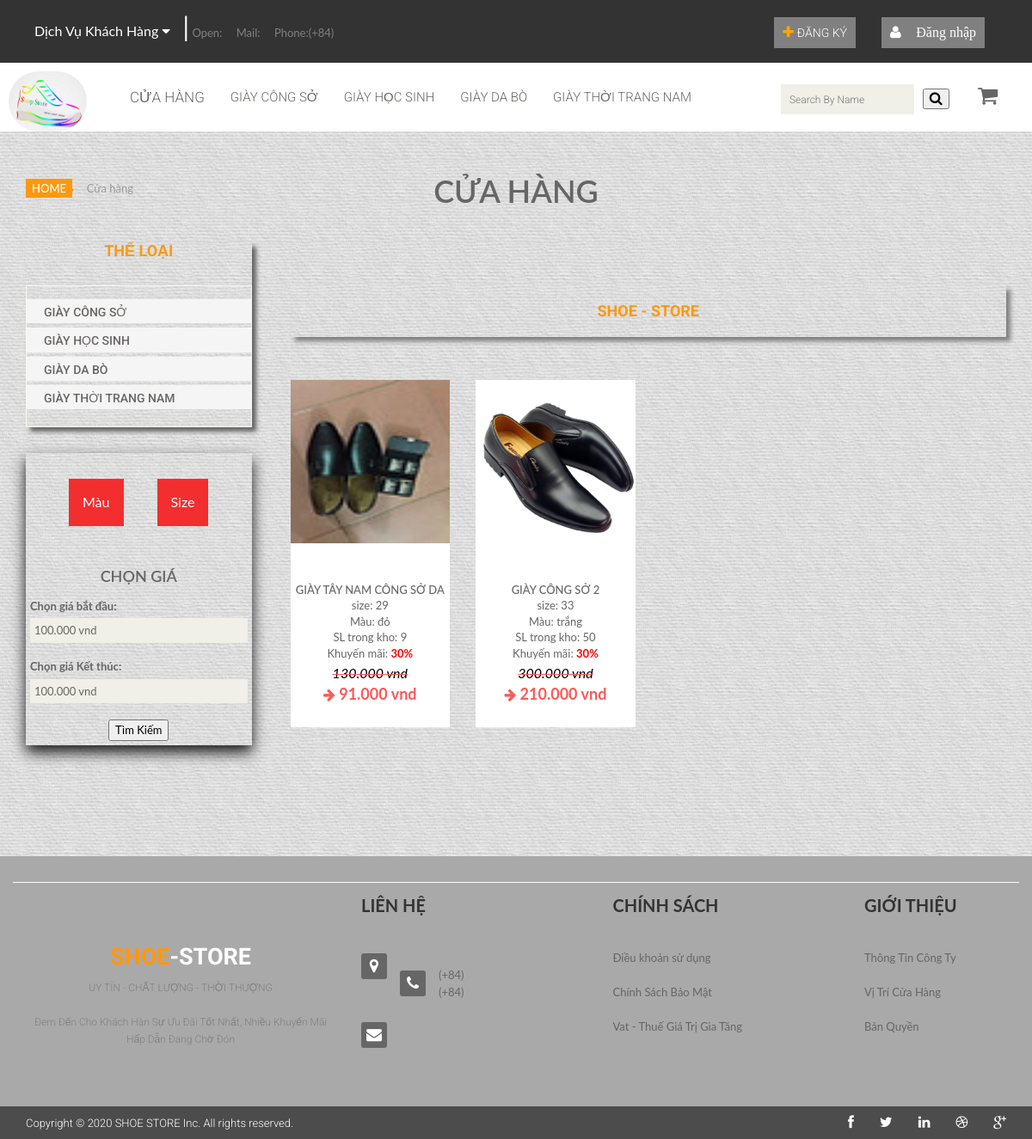
/?action=cuahang&id=1, run on the app's committed database.
### tables this page shows
CREATE TABLE `loaisanpham` (
  `idLoaiSP` int(11) NOT NULL,
  `tenLSP` varchar(255) NOT NULL,
  `hinhanh` varchar(255) NOT NULL
);

CREATE TABLE `sanpham` (
  `idSP` int(11) NOT NULL,
  `idKM` int(11) NOT NULL,
  `idLoaiSP` int(11) NOT NULL,
  `idcolor` int(11) NOT NULL,
  `idsize` int(11) NOT NULL,
  `tenSP` varchar(255) NOT NULL,
  `Dongia` int(11) NOT NULL,
  `anh1` varchar(255) NOT NULL,
  `anh2` varchar(255) NOT NULL,
  `anh3` varchar(255) NOT NULL,
  `ngaynhap` date NOT NULL,
  `mota` varchar(255) NOT NULL,
  `soluong` int(255) NOT NULL
);

CREATE TABLE `size` (
  `idsize` int(11) NOT NULL,
  `size` int(11) NOT NULL
);

CREATE TABLE `color` (
  `idcolor` int(11) NOT NULL,
  `color` varchar(255) NOT NULL
);

CREATE TABLE `khuyenmai` (
  `idKM` int(11) NOT NULL,
  `loaiKM` varchar(255) NOT NULL,
  `giatriKM` float NOT NULL,
  `ngaybatdau` date NOT NULL,
  `ngayketthuc` date NOT NULL
);

### controller/cuahang_controller.php (called while the page is built, shortened)
<?php
    require_once('./model/show_cuahang.php');
    class showcuahang
    {
    	function __construct()
    	{
    		$this->cuahang_controller = new cuahang();
    	}
        public function list()
        {
            if(isset($_GET['id'])){
                $idLoaiSP = $_GET['id'];
                  $data_sanphamcuahang = $this->cuahang_controller->sanpham_cuahangtheoid($idLoaiSP);
            }else{
                $idLoaiSP = null;
                 }
            $data_loaisanpham = $this->cuahang_controller->loaisanpham();
        	require_once('views/index.php');
        }
    }
?>

### model/ketnoi.php (called while the page is built, shortened)
<?php
    class ketnoi
    {
        function __construct()
        {
            $host = "localhost";
            $username ="root";
            $password = "";
            $dbname = "shoe_store";
            $this->connect = new mysqli($host,$username,$password,$dbname);
        }
    }
?>

### model/show_cuahang.php (called while the page is built, shortened)
<?php
     require_once('ketnoi.php');
     class cuahang
     {
      var $conn;
      function __construct()
      {
        $connect_obj = new ketnoi();
        $this->conn = $connect_obj->connect;
      }
          function loaisanpham()
          {
               $query = "SELECT * from loaisanpham limit 0,4";
               $result = $this->conn->query($query);
               $data = array();
               while ($row = $result->fetch_assoc()) {
                   $data[] = $row;
                }
               return $data;
          }
           function sanpham_cuahangtheoid($idLoaiSP)
          {
               $query = "SELECT *
                          from (((sanpham
                          INNER JOIN size ON sanpham.idsize = size.idsize)
                          INNER JOIN color ON sanpham.idcolor = color.idcolor)
                          INNER JOIN khuyenmai ON sanpham.idKM = khuyenmai.idKM)
                           WHERE idLoaiSP = $idLoaiSP";
               return $this->conn->query($query);
          }
     }
?>

### views/cuahang/cuahang.php (the view, shortened to what this page needs)
<div class="cuahang">
<h1>Cửa Hàng</h1>
</div>
<section id="cart_items" style="margin-top: -50px; margin-bottom: -50px;">
        <div class="container">
            <div class="breadcrumbs">
                <ol class="breadcrumb">
                  <li><a href="#">Home</a></li>
                  <li class="active">Cửa hàng</li>
                </ol>
            </div>
        </div>
    </section>
<div class="container cn2">
<div class="row">
                <div class="col-sm-3">
                    <div class="left-sidebar">
                        <h2>Thể Loại</h2>
                        <div class="panel-group category-products" id="accordian">
                            <?php foreach ($data_loaisanpham as $value) {  ?>
                            <div class="panel panel-default">
                                <div class="panel-heading">
                                    <h4 class="panel-title">
                                        <a href="?action=cuahang&id=<?= $value['idLoaiSP'] ?>">
                                            <?= $value['tenLSP'] ?>
                                        </a>
                                    </h4>
                                </div>
                            </div>
                        <?php } ?>
                        </div>
                    </div>
        <div class="chongia">
            <div class="chongia2">
               <div class="dropdown" style="float:left; margin-left: 20px; margin-right: 30px;">
                 <button class="dropbtn">Màu</button>
               </div>
                <div class="dropdown" style="margin-left: 9px;">
                 <button class="dropbtn">Size</button>
               </div>
             <br>
             <br>
        </div>
<center><h4>Chọn giá</h4></center>
            <div style="">
        <form method="POST" action="?action=cuahang1">
                 <div class="" style="padding: 5px;">
                 <label>Chọn giá bắt đầu: </label>
                 <select name="a">
                   <option value="100">100.000 vnd</option>
                 </select>
                 <br>
                 <br>
                <label>Chọn giá Kết thúc: </label>
                 <select name="b">
                    <option value="100">100.000 vnd</option>
                 </select>
                <br>
                <br>
                 <center>
                 <input type="submit" value="Tìm Kiếm">
                 </center>
                 </div>
        </form>
  </div>
</div>
<br>
<br>
   </div>
                     <div class="col-sm-9 padding-right c_cn2">
                    <div class="features_items">
                        <h2 class="title text-center">SHOE - STORE</h2>
<?php foreach ($data_sanphamcuahang as $value) { ?>
                <div class="col-sm-3">
                            <div class="single-product">
                                            <div class="product-f">
                                                <a href="#"><img src="admin/public_admin/image/sanpham/<?php echo $value['anh1'] ?>" alt="Product Title" class="img-products" /></a>
                                            </div>
                                            <div class="product-dsc">
                                                <p><a href="#"><center> <?php echo $value['tenSP'] ?></center></a></p>
                                                <center>size:  <?php echo $value['size'] ?>  </center>
                                                <center>Màu:  <?php echo $value['color'] ?>  </center>
                                                <center>SL trong kho:  <?php echo $value['soluong'] ?>  </center>
                                                <center>Khuyến mãi:  <?php echo "<b class='km_km'>".$value['giatriKM']."%</b>" ?>  </center>
                                                <span>
                                                  <center>
                                                    <?php if($value['giatriKM'] != 0){
                                                      echo " <strike><i>".$value['Dongia'].".000 vnd</i></strike><br> ";
                                                      echo " <i class='fa fa-arrow-right'></i> ";
                                                      echo $value['Dongia'] - ($value['Dongia']*$value['giatriKM']/100).".000 vnd";
                                                          }else{
                                                            echo "<br>";
                                                            echo $value['Dongia'].".000 vnd";
                                                          }
                                                     ?>
                                                  </center>
                                                </span>
                                            </div>
                                        </div>
                        </div>
   <?php } ?>
                    </div>
                </div>
</div>
</div>
<br>
<br>
<br>
<br>
<br>

### views/header/header.php (shortened to what this page needs)
<div class="header-middle">
               <div class="row row_header">
                 <div class="col-sm-6" style="color: gray;">
                      <div class="dropdown" style="float:left;">
                        <button class="dropbtnn">Dịch Vụ Khách Hàng
                         <i class="fa fa-caret-down"></i>
                        </button>
                      </div>
                      <span class="kedoc">|</span>
                      Open: <?php echo $_SESSION['time'] ?> &emsp; Mail:  <?php echo $_SESSION['mail_1'] ?>&emsp; Phone:(+84) <?php echo $_SESSION['phone_1'] ?>
                    </div>
                     <div class="col-sm-6">
                       <div class="shop-menu pull-right">
                           <ul class="nav navbar-nav">
                             <li>
                              <div class="dropdown221">
                                <?php  if(!isset($_SESSION['tendangnhap'])){ ?>
                                 <i class="fa fa-plus img_user" title="Tài Khoản">
                                   <a href="?action=dangnhap" class="dangkya">Đăng ký </a></i>
                                 <?php }else{
                                 } ?>
                           </div>
                           </li>
                           <li>
                              <div class="dropdown22">
                               <i class="fa fa-user img_user" title="Tài Khoản">
                       <?php  if(isset($_SESSION['tendangnhap'])){
                              echo 'Chào '.$_SESSION['tendangnhap'];
                            }else{
                             echo '&emsp;Đăng nhập';
                            }
                            ?>
                             </i>
                           </div>
                           </li>
                           </ul>
                       </div>
                   </div>
               </div>
       </div>
       <div class="header-bottom">
           <div class="container">
               <div class="row">
                   <div class="col-sm-9">
                       <div class="mainmenuu pull-left">
                           <ul class="nav navbar-nav collapse navbar-collapse">
                               <li><a href="?action=trangchu" class="active">
                                 <div class="btn-group">
                                       <img src="public/image/logo.png" alt="logo" title="về trang chủ">
                                </div>
                               </a></li>
                               <li class="dropdown"><a href="?action=cuahang1">Cửa Hàng</a></li>
                               <?php foreach ($data_loaisanpham as $value) {  ?>
                               <li class="dropdown"><a href="?action=cuahang&id=<?= $value['idLoaiSP'] ?>" style="font-size: 15px;"><?= $value['tenLSP'] ?></a></li>
                             <?php }  ?>
                           </ul>
                       </div>
                   </div>
                   <form method="POST" action="?action=cuahang1">
                   <div class="col-sm-3">
                       <div class="search_box pull-right">
                             <input type="text" placeholder="Search By Name" name="timkiem_sp">&ensp;
                              <button type="submit"><i class="fa fa-search"></i></button>
                           <a id="a1" href="?action=giohang&?act=list_giohang"> <i class="fa fa-shopping-cart" title="Giỏ Hàng Của Bạn"></i>&emsp;</a>
                       </div>
                   </div>
                   </form>
               </div>
           </div>
       </div>

### public/css/dangnhap.css (style rules this page uses)
h2 { text-align:center; color:#fff; }
span { color:black; }

### public/css/style.css (style rules this page uses)
html, body { height: 100%; }
html { scroll-behavior: smooth; }
img { max-width:100%; }
p { margin:0px; }
h1, h2, h3, h4, h5, h6 { margin: 0 0 10px; font-family: 'Lato', sans-serif; text-transform:uppercase; font-weight:600; }
a { transition: all 0.3s ease 0s; text-decoration:none; font-weight:500; color:#666; text-transform:uppercase; }
i { font-size:16px; }
p { color:#666666; font-size:13px; font-weight:400; line-height:20px; }
ul { list-style: outside none none; margin: 0; padding: 0 }
body { font-family: 'Lato', sans-serif; color:#666666; font-size:13px; font-weight:400; }
.img-products { width: 270px; height:190px; }
.product-dsc > p a { color: #666; display: inline-block; font-size: 16px; font-weight: 400; font-family: "Bree Serif",serif; }
.product-dsc > p a,.colect-text > p { margin-bottom: 10px; }
.single-product { background: #fff none repeat scroll 0 0; transition: all 0.4s ease 0s; }
.product-dsc { padding: 25px 0; }
.product-dsc > span { color: #fe5858; font-size: 18px; font-weight: 700; }
.product-f { position: relative; }
.panel-group .panel { border-radius: 0px; box-shadow: none; }
.panel-group,.related-post li { margin-bottom: 0; }
.brands-select li:last-child,.brands-select li a:last-child ,.size-select a:last-child,.range-slider input#amount,.panel-group .panel { border: 0 none; }
select { -moz-appearance: none;-webkit-appearance: none; }

### views/cuahang/cuahang.php (style rules this page uses)
b.km_km { color: red; }
strike i { color: black; font-weight: normal; }

### data on the page
loaisanpham: tenLSP "GIÀY CÔNG SỞ"
loaisanpham: tenLSP "GIÀY HỌC SINH"
loaisanpham: tenLSP "GIÀY DA BÒ"
loaisanpham: tenLSP "GIÀY THỜI TRANG NAM"
sanpham: anh1 (picture), tenSP "GIÀY TÂY NAM CÔNG SỞ DA", idsize.size "29", idcolor.color "đỏ", soluong "9", khuyenmai.giatriKM "30", Dongia "130", $value['Dongia']-($value['Dongia']*$value['giatriKM']/100) "91"
sanpham: anh1 (picture), tenSP "GIÀY CÔNG SỞ 2", idsize.size "33", idcolor.color "trắng", soluong "50", khuyenmai.giatriKM "30", Dongia "300", $value['Dongia']-($value['Dongia']*$value['giatriKM']/100) "210"
